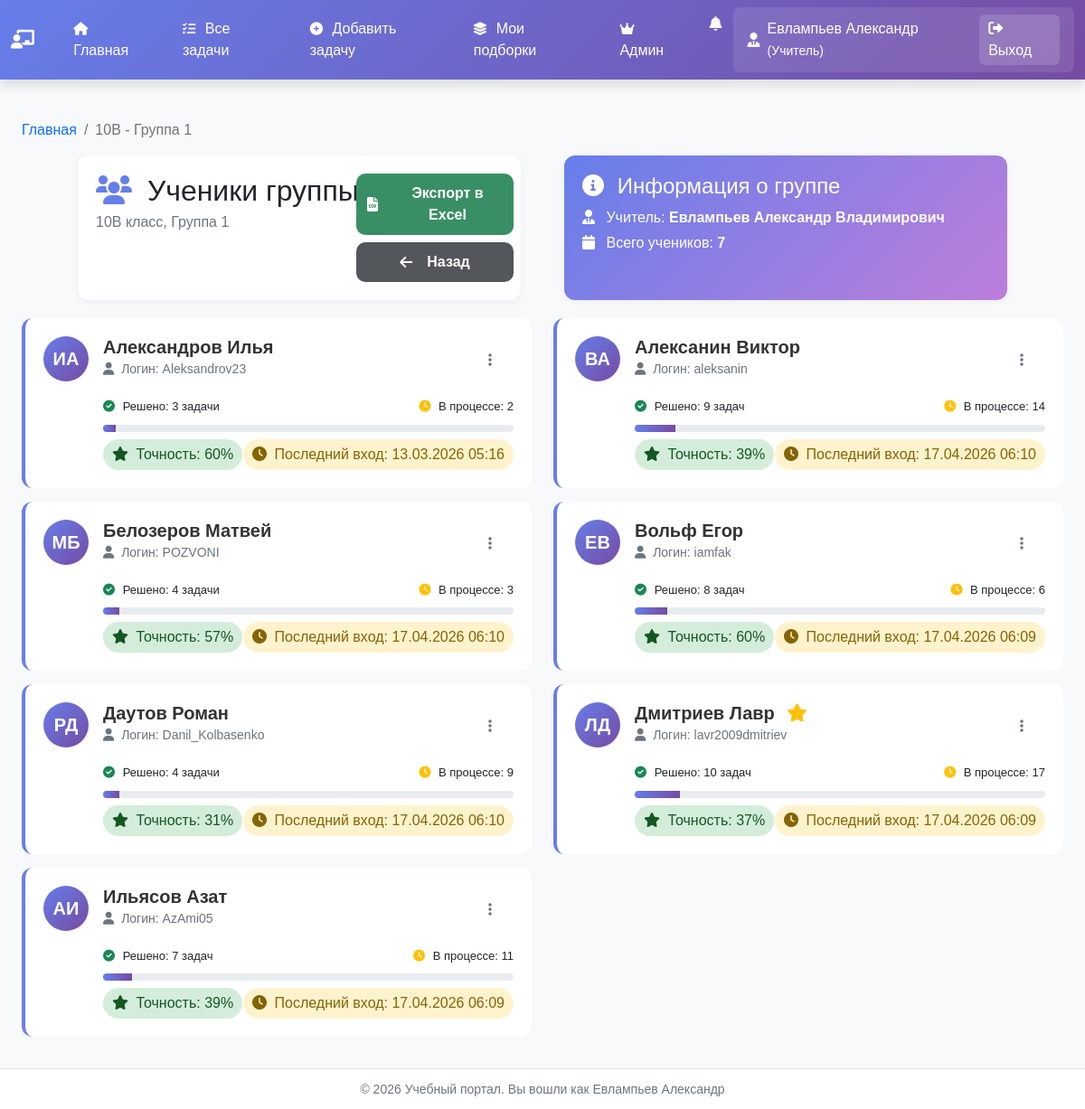
Before: /users/group/3/students/ (signed in) with the older database file.
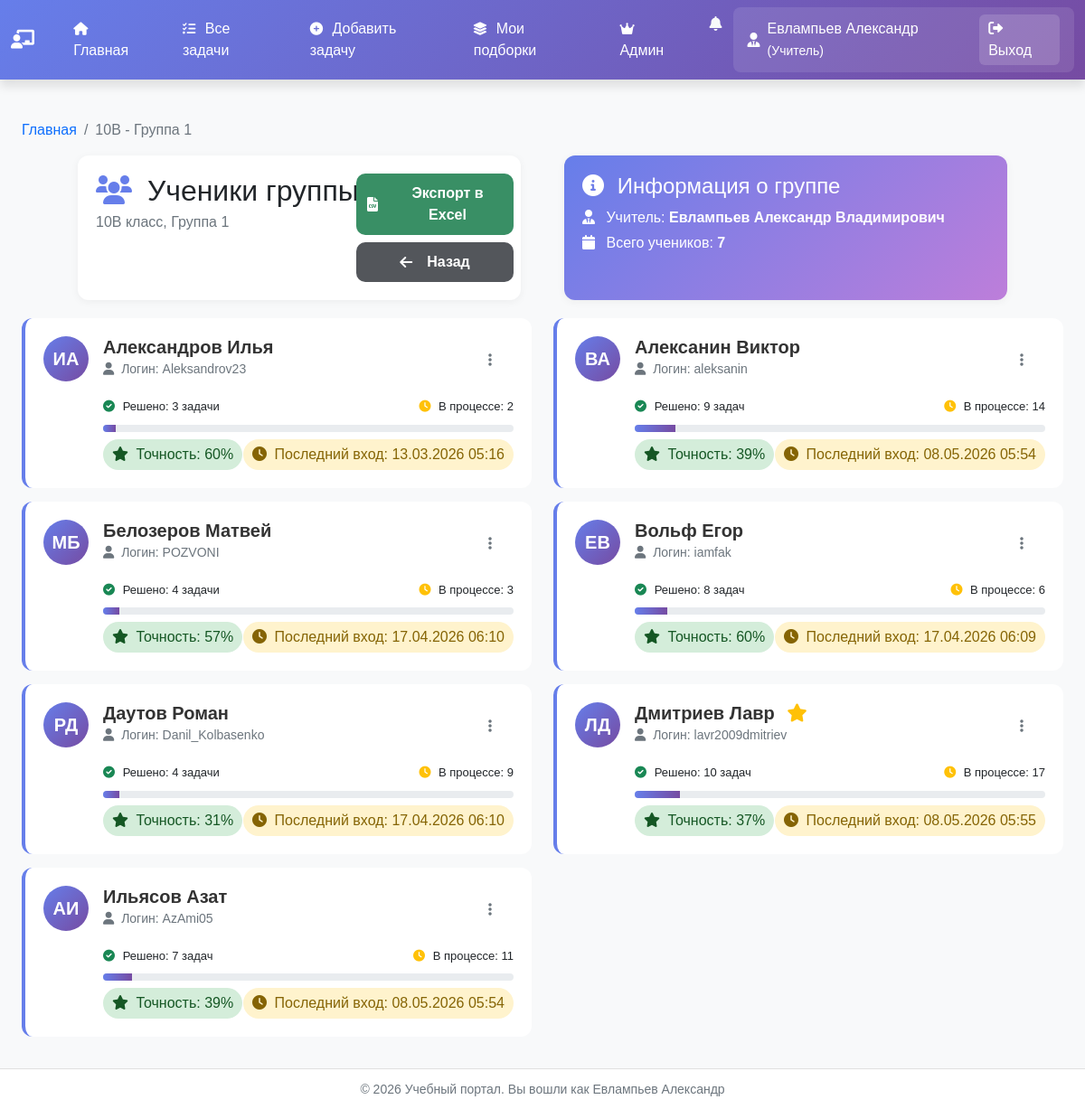
After: the same page with the newer database file.
### users_app/models.py (models this page shows, shortened)
class User(AbstractUser):
    USER_TYPES = (
        ('teacher', 'Учитель'),
        ('student', 'Ученик'),
    )
    user_type = models.CharField(max_length=10, choices=USER_TYPES, default='student')
    middle_name = models.CharField('Отчество', max_length=50, blank=True)
    class Meta:
        verbose_name = 'Пользователь'
        verbose_name_plural = 'Пользователи'

### users_app/views.py (the view)
# urls.py: path('group/<int:group_id>/students/', views.group_students, name='group_students'),
@login_required
def group_students(request, group_id):
    if request.user.user_type != 'teacher':
        return redirect('student_dashboard')
    group = get_object_or_404(Group, id=group_id, teacher=request.user)
    students = User.objects.filter(
        user_type='student',
        student_profile__group=group
    ).select_related('student_profile')
    students_data = []
    for student in students:
        all_attempts = TaskAttempt.objects.filter(user=student)
        solved_count = all_attempts.filter(
            is_solved=True
        ).values('task_id').distinct().count()
        attempted_tasks = all_attempts.values('task_id').distinct()
        in_progress_count = 0
        for task_data in attempted_tasks:
            task_id = task_data['task_id']
            has_solved = all_attempts.filter(
                task_id=task_id,
                is_solved=True
            ).exists()
            if not has_solved:
                in_progress_count += 1
        total_attempts = all_attempts.count()
        successful_attempts = all_attempts.filter(is_solved=True).count()
        if total_attempts > 0:
            accuracy = round((successful_attempts / total_attempts) * 100)
        else:
            accuracy = 0
        last_login_display = format_last_login(student.last_login)
        max_tasks = Task.objects.all().count()
        students_data.append({
            'student': student,
            'solved_count': solved_count,
            'in_progress_count': in_progress_count,
            'accuracy': accuracy,
            'last_login_display': last_login_display,
            'progress_width': min(100, int((solved_count / max_tasks) * 100)),
            'max_tasks': max_tasks,
        })
    students_data.sort(key=lambda x: (x['student'].last_name, x['student'].first_name))
    context = {
        'group': group,
        'students_data': students_data,
    }
    return render(request, 'users_app/teacher/group_students.html', context)

### users_app/models.py (called while the page is built)
    def __str__(self):
        return f"{self.number}{self.letter}"

### users_app/templatetags/custom_filters.py (called while the page is built)
@register.filter
def star_rating(value):
    try:
        stars_count = value // 10
        if stars_count == 0:
            return ''
        stars_html = ''
        for i in range(stars_count):
            stars_html += '<i class="fas fa-star text-warning" title="10+ задач"></i>'
        remainder = value % 10
        if remainder >= 5:
            stars_html += '<i class="fas fa-star-half-alt text-warning" title="5+ задач"></i>'
        return stars_html
    except (TypeError, ValueError):
        return ''

### users_app/templatetags/pluralize_ru.py (called while the page is built)
@register.filter
def pluralize_ru(value, arg):
    try:
        count = int(value)
        forms = arg.split(',')
        if len(forms) != 3:
            return f"{count} {arg}"
        last_two = count % 100
        last_digit = count % 10
        if 11 <= last_two <= 19:
            return f"{count} {forms[2]}"
        elif last_digit == 1:
            return f"{count} {forms[0]}"
        elif 2 <= last_digit <= 4:
            return f"{count} {forms[1]}"
        else:
            return f"{count} {forms[2]}"
    except (ValueError, TypeError):
        return f"{value} {arg}"

### templates/users_app/teacher/group_students.html (shortened to what the changed rows need)
{% extends "base.html" %}
{% load custom_filters %}
{% load pluralize_ru %}
{% block extra_css %}
    <link rel="stylesheet" href="https://cdnjs.cloudflare.com/ajax/libs/font-awesome/6.0.0/css/all.min.css">
    <link rel="stylesheet" href="/users_app/static/users_app/css/teacher.css">
{% endblock %}
{% block content %}
    <div class="container mt-4">
        <div class="row gap-5  justify-content-center">
            <div class="col-5  page-header d-flex justify-content-between ">
                <div>
                    <h2 class="mb-1">
                        <i class="fas fa-users me-2" style="color: #667eea;"></i>
                        Ученики группы
                    </h2>
                </div>
            </div>
        </div>
        <div class="row" id="studentsList">
            {% if students_data %}
                {% for student_data in students_data %}
                    {% with student=student_data.student %}
                        <div class="col-md-6 student-item">
                            <div class="student-card">
                                <div class="d-flex">
                                    <div class="student-avatar me-3">
                                        {{ student.first_name|first }}{{ student.last_name|first }}
                                    </div>
                                    <div class="flex-grow-1">
                                        <div class="d-flex justify-content-between align-items-start">
                                            <div class="student-info">
                                                <h5>
                                                    {{ student.last_name }} {{ student.first_name }} {{ student.middle_name }}
                                                    {% with stars=student_data.solved_count|star_rating %}
                                                        {% if stars %}
                                                            <span class="stars-container ms-2">
                                                                {{ stars|safe }}
                                                            </span>
                                                        {% endif %}
                                                    {% endwith %}
                                                </h5>
                                                <small class="text-muted">
                                                    <i class="fas fa-user me-1"></i> Логин: {{ student.username }}
                                                </small>
                                            </div>
                                            <div class="dropdown">
                                                <button class="btn btn-sm btn-outline-secondary" type="button"
                                                        data-bs-toggle="dropdown">
                                                    <i class="fas fa-ellipsis-v"></i>
                                                </button>
                                            </div>
                                        </div>
                                        <div class="mt-3">
                                            <div class="d-flex justify-content-between mb-1">
                                                <span class="task-progress">
                                                    <i class="fas fa-check-circle text-success"></i>
                                                    Решено: {{ student_data.solved_count|pluralize_ru:"задача,задачи,задач" }}
                                                </span>
                                                <span class="task-progress">
                                                    <i class="fas fa-clock text-warning"></i>
                                                    В процессе: {{ student_data.in_progress_count }}
                                                </span>
                                            </div>
                                            <div class="progress">
                                                <div class="progress-bar" role="progressbar"
                                                     style="width: {{ student_data.progress_width }}%"
                                                     aria-valuenow="{{ student_data.solved_count }}"
                                                     aria-valuemin="0"
                                                     aria-valuemax="{{ student_data.max_tasks }}">
                                                </div>
                                            </div>
                                            <div class="d-flex justify-content-between mt-2">
                                                <span class="badge-success">
                                                    <i class="fas fa-star me-1"></i>
                                                    Точность: {{ student_data.accuracy }}%
                                                </span>
                                                <span class="badge-warning">
                                                    <i class="fas fa-clock me-1"></i>
                                                    Последний вход: {{ student_data.last_login_display }}
                                                </span>
                                            </div>
                                        </div>
                                    </div>
                                </div>
                            </div>
                        </div>
                    {% endwith %}
                {% endfor %}
            {% endif %}
        </div>
    </div>
{% endblock %}

Changed rows visible on the page:
changed User "Алексанин": last_login_display "17.04.2026 06:10" → "08.05.2026 05:54"
changed User "Дмитриев": last_login_display "17.04.2026 06:09" → "08.05.2026 05:55"
changed User "Ильясов": last_login_display "17.04.2026 06:09" → "08.05.2026 05:54"
